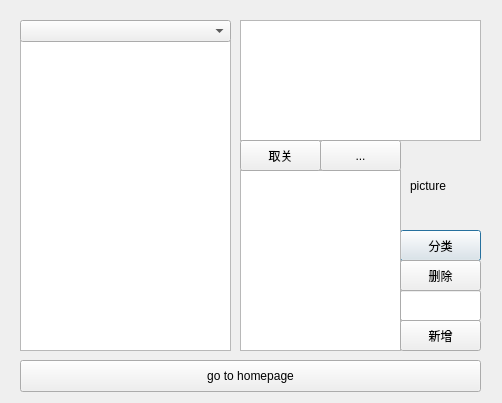
<?xml version="1.0" encoding="UTF-8"?>
<ui version="4.0">
 <class>Dialog</class>
 <widget class="QDialog" name="Dialog">
  <property name="geometry">
   <rect>
    <x>0</x>
    <y>0</y>
    <width>502</width>
    <height>403</height>
   </rect>
  </property>
  <property name="windowTitle">
   <string>Dialog</string>
  </property>
  <widget class="QListWidget" name="fl_list">
   <property name="geometry">
    <rect>
     <x>20</x>
     <y>40</y>
     <width>211</width>
     <height>311</height>
    </rect>
   </property>
  </widget>
  <widget class="QTextBrowser" name="fl_info">
   <property name="geometry">
    <rect>
     <x>240</x>
     <y>20</y>
     <width>241</width>
     <height>121</height>
    </rect>
   </property>
  </widget>
  <widget class="QPushButton" name="btn_cls">
   <property name="geometry">
    <rect>
     <x>400</x>
     <y>230</y>
     <width>81</width>
     <height>31</height>
    </rect>
   </property>
   <property name="text">
    <string>分类</string>
   </property>
  </widget>
  <widget class="QLabel" name="fl_pic">
   <property name="geometry">
    <rect>
     <x>410</x>
     <y>150</y>
     <width>71</width>
     <height>71</height>
    </rect>
   </property>
   <property name="text">
    <string>picture</string>
   </property>
  </widget>
  <widget class="QComboBox" name="gp_pick">
   <property name="geometry">
    <rect>
     <x>20</x>
     <y>20</y>
     <width>211</width>
     <height>22</height>
    </rect>
   </property>
  </widget>
  <widget class="QListWidget" name="gp_list">
   <property name="geometry">
    <rect>
     <x>240</x>
     <y>170</y>
     <width>161</width>
     <height>181</height>
    </rect>
   </property>
  </widget>
  <widget class="QPushButton" name="btn_del_gp">
   <property name="geometry">
    <rect>
     <x>400</x>
     <y>260</y>
     <width>81</width>
     <height>31</height>
    </rect>
   </property>
   <property name="text">
    <string>删除</string>
   </property>
  </widget>
  <widget class="QPushButton" name="btn_add_gp">
   <property name="geometry">
    <rect>
     <x>400</x>
     <y>320</y>
     <width>81</width>
     <height>31</height>
    </rect>
   </property>
   <property name="text">
    <string>新增</string>
   </property>
  </widget>
  <widget class="QLineEdit" name="new_gp_name">
   <property name="geometry">
    <rect>
     <x>400</x>
     <y>290</y>
     <width>81</width>
     <height>31</height>
    </rect>
   </property>
  </widget>
  <widget class="QPushButton" name="btn_unfl">
   <property name="geometry">
    <rect>
     <x>240</x>
     <y>140</y>
     <width>81</width>
     <height>31</height>
    </rect>
   </property>
   <property name="text">
    <string>取关</string>
   </property>
  </widget>
  <widget class="QPushButton" name="btn_unfl_2">
   <property name="geometry">
    <rect>
     <x>320</x>
     <y>140</y>
     <width>81</width>
     <height>31</height>
    </rect>
   </property>
   <property name="text">
    <string>...</string>
   </property>
  </widget>
  <widget class="QPushButton" name="btn_homepage">
   <property name="geometry">
    <rect>
     <x>20</x>
     <y>360</y>
     <width>461</width>
     <height>32</height>
    </rect>
   </property>
   <property name="text">
    <string>go to homepage</string>
   </property>
  </widget>
 </widget>
 <resources/>
 <connections/>
</ui>
